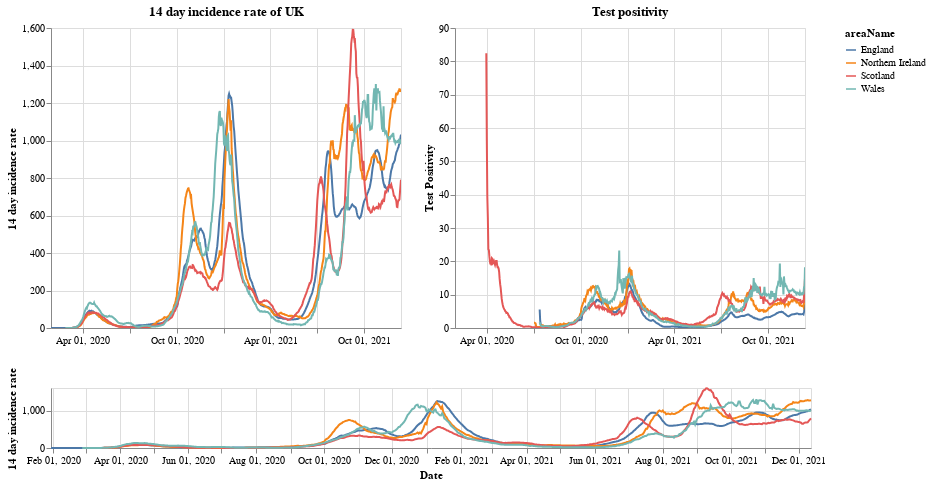

Notebook source saved alongside this figure:
### Markdown cell above
# Plots

First a plot with each country in the UK. The top right shows the positivity rate for (which is the percentage of registered tests which were positive) while the top left is the 14 day incidence rate. The bottom chart can be used to select the timeframe (does not work on a mobile device).

### Code cell
#collapse
brush = alt.selection(type='interval', name='DateBrush',encodings=['x'],fields=['Time'])
leg_selection = alt.selection_multi(fields=['areaName'], bind='legend')

base = alt.Chart(uk_cases).mark_line().encode(
    x=alt.X("yearmonthdate(date):T", axis=alt.Axis(title='Date')),
    y=alt.Y("twoWeeklyCasesRate:Q", axis=alt.Axis(title='14 day incidence rate')),
    tooltip=['areaName', 'date','twoWeeklyCasesRate', 'testPositivity'],
    color='areaName',
    opacity=alt.condition(leg_selection, alt.value(2), alt.value(0.1))
).add_selection(leg_selection).properties(width=350)

upper = base.encode(alt.X('yearmonthdate(date):T', axis=alt.Axis(title=''),
                         scale=alt.Scale(domain=brush))
                   ).properties(title=f'14 day incidence rate of UK')
upper_right = upper.encode(alt.Y('testPositivity:Q', axis=alt.Axis(title='Test Positivity'))).properties(title='Test positivity')
lower = base.properties(height=60, width = 760).add_selection(brush)

(upper | upper_right) & lower

### Figure 1 — Vega-Lite specification as saved in the notebook (floating-point values rounded to 4 significant figures; data arrays with more than 128 entries replaced by an {"elided": "..."} marker saying what was removed)
{"config": {"view": {"continuousWidth": 400, "continuousHeight": 300}}, "vconcat": [{"hconcat": [{"mark": "line", "encoding": {"color": {"type": "nominal", "field": "areaName"}, "opacity": {"condition": {"value": 2, "selection": "selector001"}, "value": 0.1}, "tooltip": [{"type": "nominal", "field": "areaName"}, {"type": "temporal", "field": "date"}, {"type": "quantitative", "field": "twoWeeklyCasesRate"}, {"type": "quantitative", "field": "testPositivity"}], "x": {"type": "temporal", "axis": {"title": ""}, "field": "date", "scale": {"domain": {"selection": "DateBrush"}}, "timeUnit": "yearmonthdate"}, "y": {"type": "quantitative", "axis": {"title": "14 day incidence rate"}, "field": "twoWeeklyCasesRate"}}, "selection": {"selector001": {"type": "multi", "fields": ["areaName"], "bind": "legend"}}, "title": "14 day incidence rate of UK", "width": 350}, {"mark": "line", "encoding": {"color": {"type": "nominal", "field": "areaName"}, "opacity": {"condition": {"value": 2, "selection": "selector001"}, "value": 0.1}, "tooltip": [{"type": "nominal", "field": "areaName"}, {"type": "temporal", "field": "date"}, {"type": "quantitative", "field": "twoWeeklyCasesRate"}, {"type": "quantitative", "field": "testPositivity"}], "x": {"type": "temporal", "axis": {"title": ""}, "field": "date", "scale": {"domain": {"selection": "DateBrush"}}, "timeUnit": "yearmonthdate"}, "y": {"type": "quantitative", "axis": {"title": "Test Positivity"}, "field": "testPositivity"}}, "selection": {"selector001": {"type": "multi", "fields": ["areaName"], "bind": "legend"}}, "title": "Test positivity", "width": 350}]}, {"mark": "line", "encoding": {"color": {"type": "nominal", "field": "areaName"}, "opacity": {"condition": {"value": 2, "selection": "selector001"}, "value": 0.1}, "tooltip": [{"type": "nominal", "field": "areaName"}, {"type": "temporal", "field": "date"}, {"type": "quantitative", "field": "twoWeeklyCasesRate"}, {"type": "quantitative", "field": "testPositivity"}], "x": {"type": "temporal", "axis": {"title": "Date"}, "field": "date", "timeUnit": "yearmonthdate"}, "y": {"type": "quantitative", "axis": {"title": "14 day incidence rate"}, "field": "twoWeeklyCasesRate"}}, "height": 60, "selection": {"selector001": {"type": "multi", "fields": ["areaName"], "bind": "legend"}, "DateBrush": {"type": "interval", "encodings": ["x"], "fields": ["Time"]}}, "width": 760}], "data": {"name": "data-91e81fcc085072f8d0dc9280622abbf8"}, "$schema": "https://vega.github.io/schema/vega-lite/v4.8.1.json", "datasets": {"data-91e81fcc085072f8d0dc9280622abbf8": {"elided": "2640 records"}}}
